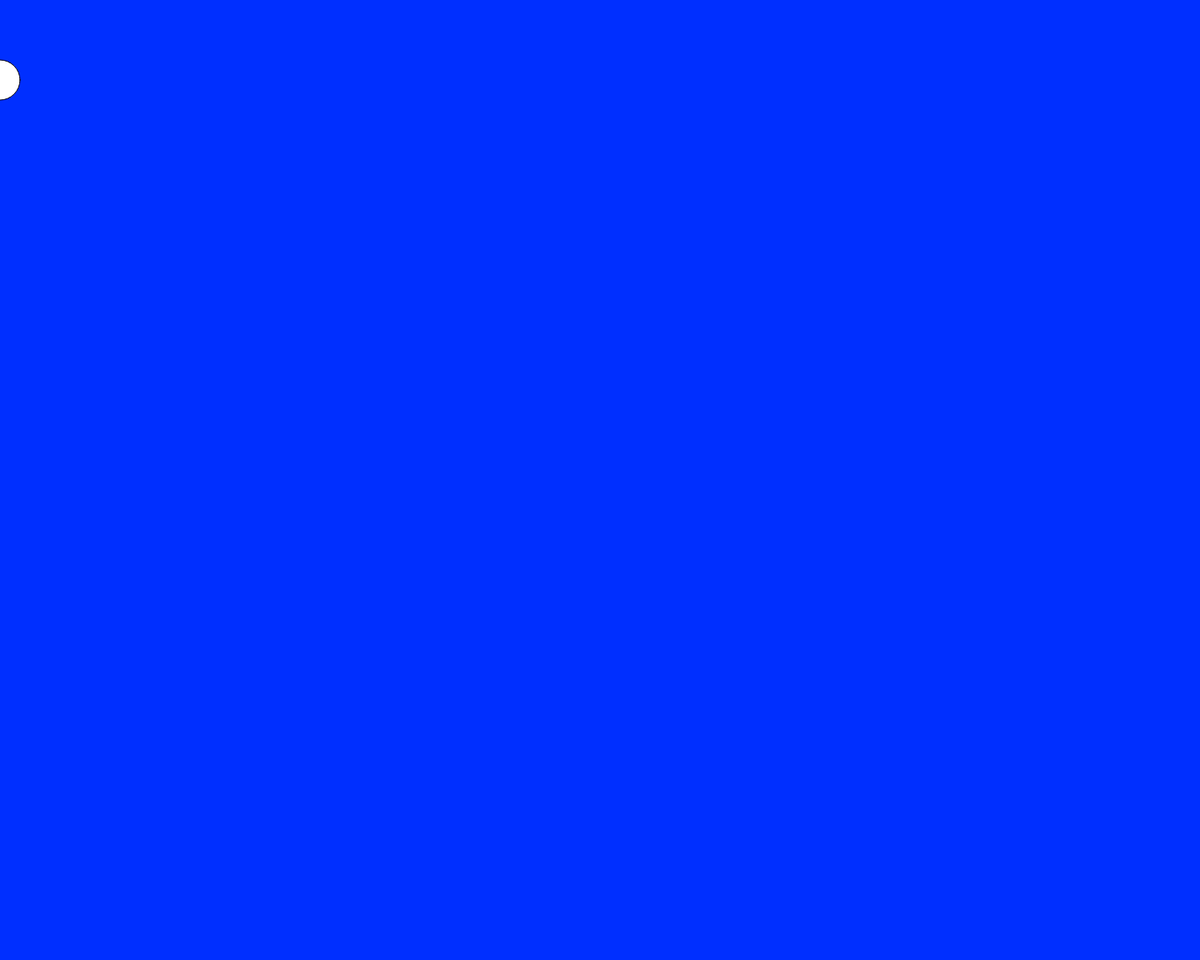
Frame 1 (no input)
Frame 60 (no input): identical to frame 1, image omitted
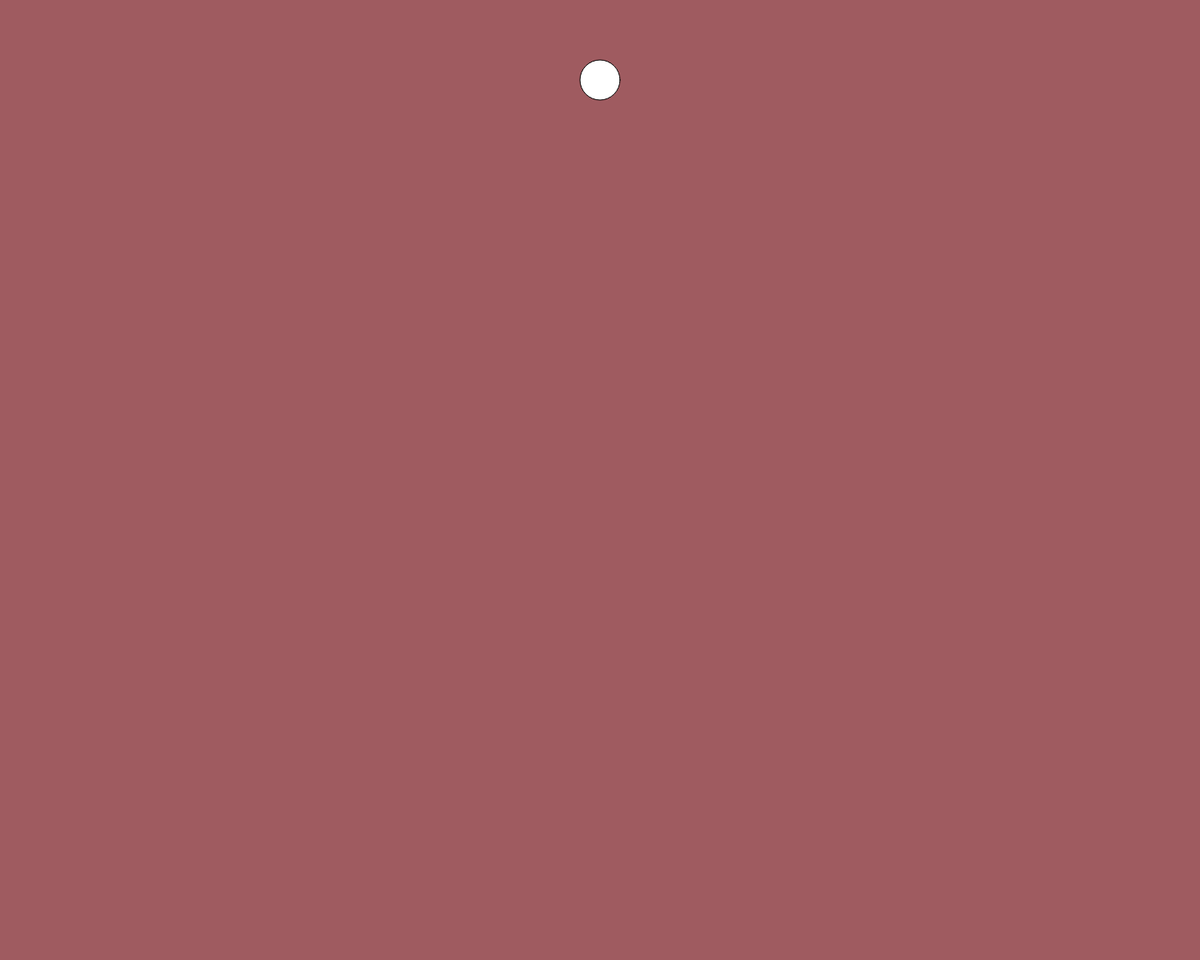
Frame 120 (the mouse pressed at the canvas centre since frame 60)

The p5.js sketch that drew these frames (run headless with seeded random() and noise() and a simulated clock; from frame 60 on, the mouse is pressed at the canvas centre):

// p5.js sketch
// ── sketch.js
var r = 0; 
var g = 50;
 var b=255; 
function setup(){
 createCanvas(1500,1200);
 } 
function draw()
{ 
r=map(mouseX,0,1200,0,255); 
g =map(mouseX,50,900,50,100); 
b= map(mouseX,0,1200,255,0); 

background(r,g,b);
 fill(255); ellipse(mouseX,100,50,50);
 }
